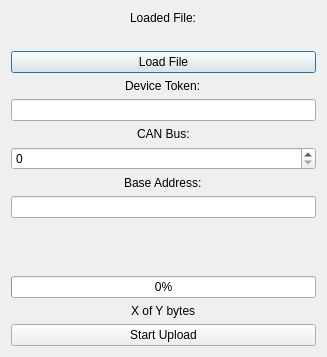
<?xml version="1.0" encoding="UTF-8"?>
<ui version="4.0">
 <class>FirmwareUploaderWindow</class>
 <widget class="QDialog" name="FirmwareUploaderWindow">
  <property name="geometry">
   <rect>
    <x>0</x>
    <y>0</y>
    <width>327</width>
    <height>357</height>
   </rect>
  </property>
  <property name="windowTitle">
   <string>Dialog</string>
  </property>
  <layout class="QVBoxLayout" name="verticalLayout">
   <item alignment="Qt::AlignHCenter">
    <widget class="QLabel" name="label_2">
     <property name="text">
      <string>Loaded File:</string>
     </property>
    </widget>
   </item>
   <item>
    <widget class="QLabel" name="lblFilename">
     <property name="text">
      <string/>
     </property>
    </widget>
   </item>
   <item>
    <widget class="QPushButton" name="btnLoadFile">
     <property name="text">
      <string>Load File</string>
     </property>
    </widget>
   </item>
   <item alignment="Qt::AlignHCenter">
    <widget class="QLabel" name="label">
     <property name="text">
      <string>Device Token:</string>
     </property>
    </widget>
   </item>
   <item>
    <widget class="QLineEdit" name="txtToken"/>
   </item>
   <item alignment="Qt::AlignHCenter">
    <widget class="QLabel" name="label_4">
     <property name="text">
      <string>CAN Bus:</string>
     </property>
    </widget>
   </item>
   <item>
    <widget class="QSpinBox" name="spinBus"/>
   </item>
   <item alignment="Qt::AlignHCenter">
    <widget class="QLabel" name="label_3">
     <property name="text">
      <string>Base Address:</string>
     </property>
    </widget>
   </item>
   <item>
    <widget class="QLineEdit" name="txtBaseAddr"/>
   </item>
   <item>
    <spacer name="verticalSpacer">
     <property name="orientation">
      <enum>Qt::Vertical</enum>
     </property>
     <property name="sizeHint" stdset="0">
      <size>
       <width>20</width>
       <height>40</height>
      </size>
     </property>
    </spacer>
   </item>
   <item>
    <widget class="QProgressBar" name="progressBar">
     <property name="value">
      <number>0</number>
     </property>
    </widget>
   </item>
   <item alignment="Qt::AlignHCenter">
    <widget class="QLabel" name="lblProgress">
     <property name="text">
      <string>X of Y bytes</string>
     </property>
    </widget>
   </item>
   <item>
    <widget class="QPushButton" name="btnStartStop">
     <property name="text">
      <string>Start Upload</string>
     </property>
    </widget>
   </item>
  </layout>
 </widget>
 <resources/>
 <connections/>
</ui>
